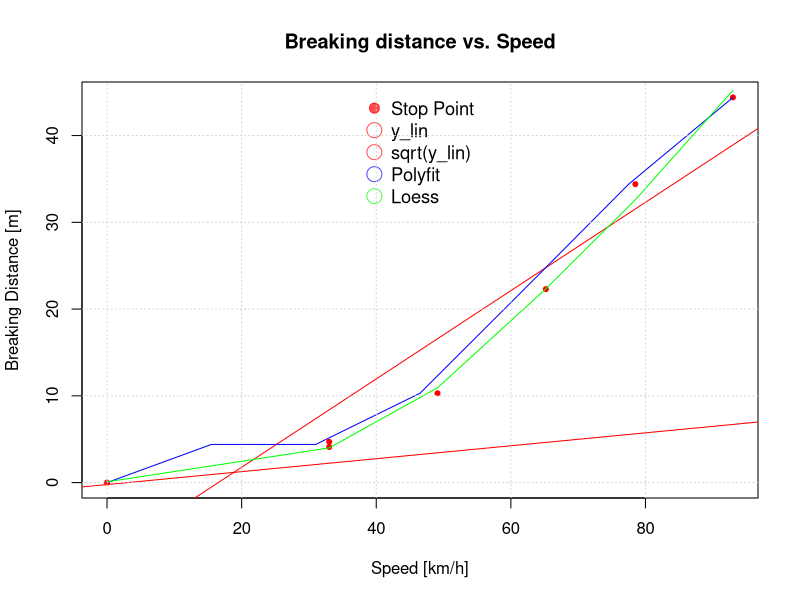

R code for this plot:
rm(list=ls())
# a=c(79.98,80.04,80.02,80.04,80.03,80.03,80.04,79.97,80.05,80.03,80.02,80.00,80.02);
# b=c(80.02,79.94,79.98,79.97,79.97,80.03,79.95,79.97);
# print(mean(a))
# print(mean(b))
# Pewien generator liczb losowych wygenerował 4 liczby z rozkładu normalnego N(u1; sigma2),
# a inny generator liczb losowych wygenerował 5 liczb z rozkładu normalnego N(u2; sigma2) (ta
# sama wariancja w obydwu przypadkach). Pliki z tymi liczbami to los1.txt i los2.txt.

los1 = as.numeric(c(t(read.delim2("los1.txt",header=FALSE,sep=""))))
los2 = as.numeric(c(t(read.delim2("los2.txt",header=FALSE,sep=""))))
#print(los1)
#print(los2)
# Z1
# a. Oszacuj wartości oczekiwane u1 i u2 rozkładów, z których generowane były liczby oraz
# ich różnicę u1 - u2.

u_los1 = mean(los1)
u_los2 = mean(los2)
los_diff = u_los1 - u_los2
print(los_diff)
#print(t.test(los1,los2))

# b. Oszacuj wariancję sigma2.

n1=length(los1)
n2=length(los2)
si1=sum((los1-u_los1)^2)/(n1-1)
si2=sum((los2-u_los2)^2)/(n2-1)
var=((n1-1)*si1+(n2-1)*si2)/(n1+n2-2)
print(var)

# c. Oszacuj odchylenie standardowe błędu wyestymowanej w punkcie a. różnicy u1 - u2.
s=var*((1/n1)+(1/n2))
deviation=sqrt(s)
print(deviation)
# d. Czy w opisanej sytuacji właściwym testem do sprawdzenia równości między średnimi
# będzie test jednostronny, czy dwustronny?

# Dla testu jednostronnego u1 =/= u2 - hipoteza H1
# Dla testu dwustronnego u1 = u2 - Hipoteza H0

# e. Czy hipoteza o równości średnich zostałaby odrzucona przez dwustronny test na po-
# ziomie istotności alfa = 0:1?

ttest1=t.test(los1,los2,var.equal=TRUE, alternative = c("two.sided"),conf.level = 0.9)
print(ttest1) 

T = (u_los1 - u_los2)/(sqrt(var)*sqrt(((1/n1) + 1/n2)));
alfa = 0.1;
c = qt((1 - alfa/2), n1 + n2 - 2);

if(abs(T)<=c){
  message("H0: means are equal\n");
}else{    #H1
  message("H1: means are diffrent\n");
}


# Z2
# Wpliku lozyska.txt podane są czasy (w milionach cykli) pracy (do momentu uszkodzenia)
# łożysk wykonanych z dwóch różnych materiałów.


# a. Przeprowadź test tego, że nie ma różnicy między łożyskami wykonanymi z tych ma-
# teriałów, zakładając, że czas pracy do momentu uszkodzenia opisuje się rozkładem
# normalnym.

data= read.csv(file= "lozyska.txt", sep = ",")
data1=data[,1]
data2=data[,2]

n=length(data1)
m=length(data2)

ttest2=t.test(data1,data2)
print(ttest2)
# b. Przeprowadź analogiczny test, bez zakładania normalności rozkładów,

Wt=wilcox.test(data1,data2)
print(Wt)

# c. Który z powyższych testów jest w rozważanym przypadku odpowiedniejszy?
# test drugi ponieważ założenie rozkładu normalności nie jest pewne

# Z3
# W poniższej tabeli przedstawiona jest długość drogi hamowania y (pewnego pojazdu, na
# pewnego rodzaju drodze) w funkcji prędkości v. Dopasuj liniowe zależności opisujące dłu-
# gość drogi y oraz pierwiastek tej długości
# sqrt(y) w funkcji prędkości v. Która z liniowych
# zależności jest bardziej zgodna z danymi? Dlaczego?

y_kmh = c(0.0,33.0,33.0,49.1,65.2,78.5,93.0)
y_m = c(0.0,4.7,4.1,10.3,22.3,34.4,44.4)

plot(y_kmh,y_m,pch=20,col="red",main= 'Breaking distance vs. Speed',xlab='Speed [km/h]',ylab='Breaking Distance [m]')

# Linear Regression
abline(lm(y_m ~ y_kmh),col="red")

# Sqrt(Lin) Regression
abline(lm(sqrt(y_m) ~ y_kmh),col="red")
# Polyfit
fit = lm(y_m~poly(y_kmh,5,raw=TRUE))
xx = seq(min(y_kmh),max(y_kmh), length=length(y_kmh))
lines(xx, predict(fit, data.frame(X = xx)), col="blue")

# Loess
y.loess = loess(y_m ~ y_kmh, span=1, data.frame(x=y_kmh, y=y_m))
y.predict = predict(y.loess, data.frame(x=y_kmh))
lines(y_kmh,y.predict,col="green")


legend("top", 
       legend = c("Stop Point","y_lin","sqrt(y_lin)", "Polyfit","Loess"), 
       col = c(rgb(1,0,0,0.7),
               rgb(1,0,0,0.7),
               rgb(1,0,0,0.7),
               rgb(0,0,1,0.7),
               rgb(0,1,0,0.7)),
       pch = c(20,1,1,1,1), 
       bty = "n", 
       pt.cex = 2, 
       cex = 1.1, 
       text.col = "black", 
       horiz = F , 
       inset = c(0.3, 0.01))
grid(lwd = 1)